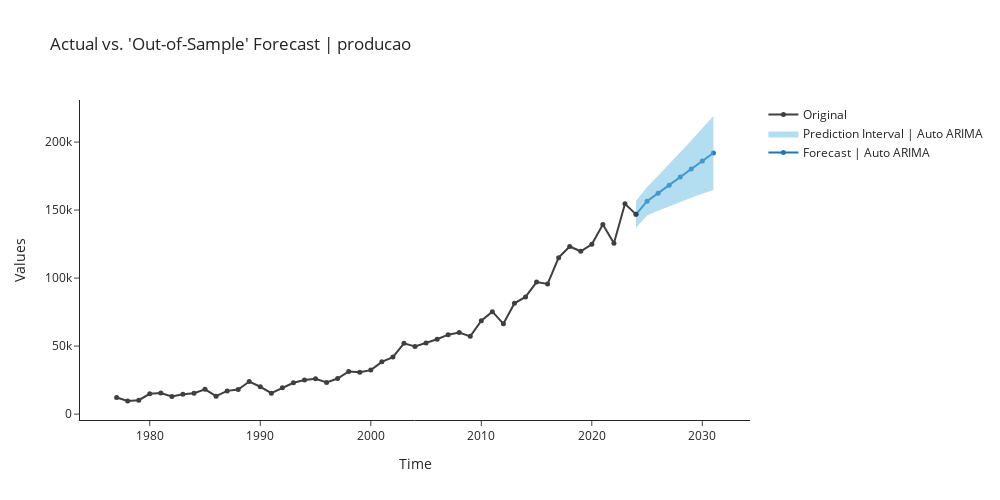

The cell this chart's notebook holds for it:
### Markdown cell above
### auto_arima

### Code cell
auto_arima = exp.create_model('auto_arima')
exp.plot_model(plot = 'decomp', 
               data_kwargs = {'type' : 'multiplicative'},
               fig_kwargs = {"height":500,"width":1000,"template": "simple_white","hoverinfo":"none","big_data_threshold":50})
exp.plot_model(estimator = auto_arima, 
               plot = 'forecast', 
               data_kwargs = {'fh' : 8},
               fig_kwargs = {"height":500,"width":1000,"template": "simple_white","hoverinfo":"none","big_data_threshold":50})
exp.predict_model(auto_arima, fh = 8)

### Figure 1 — Plotly figure (JSON) as saved in the notebook; plotly's stock layout.template omitted (floating-point values rounded to 4 significant figures)
{"data": [{"line": {"color": "#1f77b4"}, "marker": {"size": 5}, "mode": "lines+markers", "name": "Forecast | Auto ARIMA", "showlegend": true, "type": "scatter", "x": [2024, 2025, 2026, 2027, 2028, 2029, 2030, 2031], "y": [146900.0, 156500.0, 162400.0, 168300.0, 174200.0, 180100.0, 186000.0, 191900.0]}, {"line": {"width": 0}, "marker": {"color": "#68BBE3"}, "mode": "lines", "name": "Lower Interval", "showlegend": false, "type": "scatter", "x": [2024, 2025, 2026, 2027, 2028, 2029, 2030, 2031], "y": [137100.0, 146100.0, 149600.0, 152900.0, 156000.0, 159100.0, 161900.0, 164700.0]}, {"fill": "tonexty", "fillcolor": "rgba(104,187,227,0.5)", "line": {"width": 0}, "marker": {"color": "#68BBE3"}, "mode": "lines", "name": "Prediction Interval | Auto ARIMA", "showlegend": true, "type": "scatter", "x": [2024, 2025, 2026, 2027, 2028, 2029, 2030, 2031], "y": [156700.0, 167000.0, 175300.0, 183800.0, 192400.0, 201200.0, 210100.0, 219200.0]}, {"marker": {"color": "#3f3f3f", "size": 5}, "mode": "lines+markers", "name": "Original", "showlegend": true, "type": "scatter", "x": [1977, 1978, 1979, 1980, 1981, 1982, 1983, 1984, 1985, 1986, 1987, 1988, 1989, 1990, 1991, 1992, 1993, 1994, 1995, 1996, 1997, 1998, 1999, 2000, 2001, 2002, 2003, 2004, 2005, 2006, 2007, 2008, 2009, 2010, 2011, 2012, 2013, 2014, 2015, 2016, 2017, 2018, 2019, 2020, 2021, 2022, 2023, 2024], "y": [12145, 9726, 10200, 14890.0, 15480.0, 12890.0, 14530.0, 15340.0, 18210.0, 13210.0, 17070.0, 18127, 23930.0, 20100.0, 15390.0, 19420.0, 23040.0, 25060.0, 25930.0, 23190.0, 26160, 31370.0, 30765, 32340.0, 38430.0, 41920.0, 52020.0, 49790.0, 52300.0, 55030.0, 58390.0, 60020.0, 57170.0, 68690.0, 75320.0, 66383, 81500.0, 86170.0, 97094, 95700.0, 115000.0, 123300.0, 119700.0, 124800.0, 139400.0, 125500.0, 154600.0, 146900.0]}], "layout": {"autosize": false, "height": 500, "showlegend": true, "title": {"text": "Actual vs. 'Out-of-Sample' Forecast | producao"}, "width": 1000, "xaxis": {"title": {"text": "Time"}}, "yaxis": {"title": {"text": "Values"}}}}
